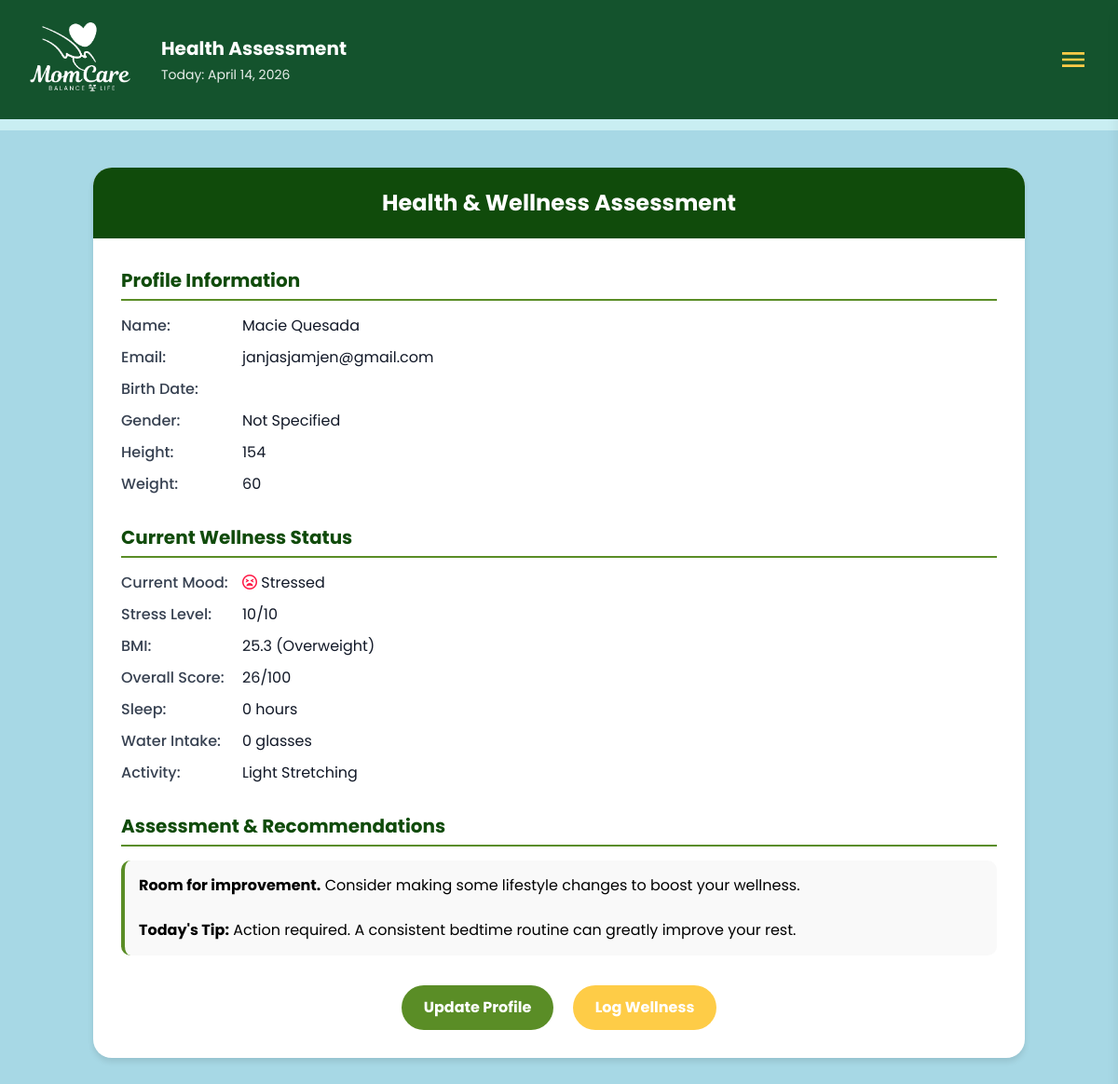
Screenshot of /assessment (signed in) with the database file from the repository.
### tables this page shows
CREATE TABLE users (
            id INTEGER PRIMARY KEY AUTOINCREMENT,
            first TEXT NOT NULL,
            last TEXT NOT NULL,
            email TEXT NOT NULL UNIQUE,
            birthdate TEXT,
            password_hash TEXT NOT NULL,
            security_question TEXT,
            security_answer TEXT,
            gender TEXT,
            height TEXT,
            weight TEXT,
            profile_picture TEXT
        );

### app.py (the view)
@app.route('/assessment')
def assessment():
    user_email = session.get('user_email')
    if not user_email:
        flash('Please sign in to view your assessment.')
        return redirect(url_for('index'))
    conn = get_db()
    cur = conn.cursor()
    cur.execute('SELECT * FROM users WHERE email = ?', (user_email,))
    user_row = cur.fetchone()
    conn.close()
    if not user_row:
        flash('User not found.')
        return redirect(url_for('dashboard'))
    user = dict(user_row)
    user['first_name'] = user['first']
    user['last_name'] = user['last']
    user['birthdate_display'] = user['birthdate']
    user['gender'] = user.get('gender', 'Not Specified')
    user['height_display'] = user.get('height', 'Not Set')
    user['weight_display'] = user.get('weight', 'Not Set')
    mood_data = get_mood_wellness_data(user_email)
    first = session.get('user_first')
    today = datetime.now().strftime('%B %d, %Y')
    return render_template('assessment.html', user=user, mood_data=mood_data, first=first, today=today)

### app.py (called while the page is built)
def get_db() -> Connection:
    conn = sqlite3.connect(DB_PATH, timeout=30)
    conn.row_factory = sqlite3.Row
    try:
        conn.execute('PRAGMA journal_mode=WAL;')
        conn.execute('PRAGMA synchronous=NORMAL;')
        conn.execute('PRAGMA foreign_keys=ON;')
    except Exception:
        pass
    return conn

### templates/assessment.html (shortened to what this page needs)
<!DOCTYPE html>
<html lang="en">
<head>
    <script src="https://cdn.tailwindcss.com"></script>
    <link rel="stylesheet" href="https://cdnjs.cloudflare.com/ajax/libs/font-awesome/6.0.0-beta3/css/all.min.css">
</head>
<body class="bg-[#a7d8e5] font-['Poppins']">
    {% include 'navbar.html' %}
    <main class="max-w-[1300px] mx-auto p-6 md:p-10">
        <div class="assessment-container mx-auto">
            <div class="assessment-header">Health & Wellness Assessment</div>
            <div class="assessment-content">
                <div class="section">
                    <div class="section-title">Profile Information</div>
                    <div class="detail-row">
                        <label>Name:</label>
                        <div class="value">{{ user.first_name }} {{ user.last_name }}</div>
                    </div>
                    <div class="detail-row">
                        <label>Email:</label>
                        <div class="value">{{ user.email }}</div>
                    </div>
                    <div class="detail-row">
                        <label>Birth Date:</label>
                    </div>
                    <div class="detail-row">
                        <label>Gender:</label>
                        <div class="value">{{ user.gender }}</div>
                    </div>
                    <div class="detail-row">
                        <label>Height:</label>
                        <div class="value">{{ user.height_display }}</div>
                    </div>
                    <div class="detail-row">
                        <label>Weight:</label>
                        <div class="value">{{ user.weight_display }}</div>
                    </div>
                </div>
                <div class="section">
                    <div class="section-title">Current Wellness Status</div>
                    <div class="detail-row">
                        <label>Current Mood:</label>
                        <div class="value">
                            {% if mood_data.mood == 'Happy' %}
                            <i class="far fa-smile text-[#00e676]" title="Happy"></i> Happy
                            {% elif mood_data.mood == 'Neutral' %}
                            <i class="far fa-meh text-[#00b0ff]" title="Neutral"></i> Neutral
                            {% elif mood_data.mood == 'Tired' %}
                            <i class="far fa-frown text-[#ffc400]" title="Tired"></i> Tired
                            {% elif mood_data.mood == 'Stressed' %}
                            <i class="far fa-tired text-[#ff1744]" title="Stressed"></i> Stressed
                            {% else %}
                            <i class="far fa-meh text-[#00b0ff]" title="Neutral"></i> Not Logged
                            {% endif %}
                        </div>
                    </div>
                    <div class="detail-row">
                        <label>Stress Level:</label>
                        <div class="value">{{ mood_data.stress if mood_data else '5' }}/10</div>
                    </div>
                    <div class="detail-row">
                        <label>BMI:</label>
                        <div class="value">{{ mood_data.bmi if mood_data and mood_data.bmi else 'Not Set' }} ({{ mood_data.bmi_category if mood_data and mood_data.bmi_category else 'Not Set' }})</div>
                    </div>
                    <div class="detail-row">
                        <label>Overall Score:</label>
                        <div class="value {% if mood_data and mood_data.overall_wellness_score >= 80 %}score-high{% elif mood_data and mood_data.overall_wellness_score >= 60 %}score-medium{% else %}score-low{% endif %}">
                            {{ mood_data.overall_wellness_score if mood_data and mood_data.overall_wellness_score else 'N/A' }}/100
                        </div>
                    </div>
                    <div class="detail-row">
                        <label>Sleep:</label>
                        <div class="value">{{ mood_data.sleep if mood_data else 'Not logged' }} hours</div>
                    </div>
                    <div class="detail-row">
                        <label>Water Intake:</label>
                        <div class="value">{{ mood_data.water if mood_data else 'Not logged' }} glasses</div>
                    </div>
                    <div class="detail-row">
                        <label>Activity:</label>
                        <div class="value">{{ mood_data.activity if mood_data and mood_data.activity else 'Not logged' }}</div>
                    </div>
                </div>
                <div class="section">
                    <div class="section-title">Assessment & Recommendations</div>
                    <div class="assessment-text">
                        {% if mood_data and mood_data.overall_wellness_score %}
                            {% if mood_data.overall_wellness_score >= 80 %}
                                <strong>Excellent!</strong> You're doing great with your wellness. Keep up the good habits!
                            {% elif mood_data.overall_wellness_score >= 60 %}
                                <strong>Good progress!</strong> You're on the right track. Focus on areas that need improvement.
                            {% else %}
                                <strong>Room for improvement.</strong> Consider making some lifestyle changes to boost your wellness.
                            {% endif %}
                        {% else %}
                            <strong>Start tracking!</strong> Begin logging your mood and wellness metrics to get personalized insights.
                        {% endif %}
                        <br><br>
                        <strong>Today's Tip:</strong> {{ mood_data.wellness_tip if mood_data else 'Take a moment to breathe and assess your day.' }}
                    </div>
                </div>
                <div class="text-center mt-8">
                    <a href="{{ url_for('edit_profile', user_id=user['id']) }}" class="no-underline mr-4">
                        <button class="px-6 py-3 bg-[#5a8d26] text-white rounded-full hover:opacity-90 transition-opacity font-bold border-none cursor-pointer">
                            Update Profile
                        </button>
                    </a>
                    <a href="{{ url_for('mood') }}" class="no-underline">
                        <button class="px-6 py-3 bg-[#fecc47] text-white rounded-full hover:opacity-90 transition-opacity font-bold border-none cursor-pointer">
                            Log Wellness
                        </button>
                    </a>
                </div>
            </div>
        </div>
    </main>
</body>
</html>

### templates/navbar.html (shortened to what this page needs)
<header class="bg-green-900 text-white">
  <div class="max-w-7xl m-auto px-6 py-6">
    <div class="flex items-center justify-between relative">
      {% if request.endpoint == 'profile' %}
      <div class="flex items-center gap-6">
        <img src="{{ url_for('static', filename='images/momcare_logo_white.png') }}" alt="MomCare"
          class="h-20 w-auto" />
        <div>
          <h1 class="text-l lg:text-xl font-bold">My Account</h1>
          <p class="mt-1 text-sm opacity-90">Today: <span id="currentDateDisplay">{{ today or ''
              }}</span></p>
        </div>
      </div>
      {% elif request.endpoint == 'assessment' %}
      <div class="flex items-center gap-6">
        <img src="{{ url_for('static', filename='images/momcare_logo_white.png') }}" alt="MomCare"
          class="h-20 w-auto" />
        <div>
          <h1 class="text-l lg:text-xl font-bold">Health Assessment</h1>
          <p class="mt-1 text-sm opacity-90">Today: <span id="currentDateDisplay">{{ today or ''
              }}</span></p>
        </div>
      </div>
      {% endif %}
      <div class="flex items-center gap-2 md:gap-4">
        <button id="menu-toggle" class="p-3 md:p-2 rounded-md focus:outline-none" aria-label="Open menu"
          aria-expanded="false" aria-controls="menu-list">
          <svg class="h-8 w-8 text-[#ffcc48]" xmlns="http://www.w3.org/2000/svg" fill="currentColor"
            viewBox="0 0 24 24">
            <path d="M3 6h18v2H3zM3 11h18v2H3zM3 16h18v2H3z" />
          </svg>
        </button>
      </div>
    </div>
  </div>
</header>
<div class="h-3 bg-[#c9eef2]"></div>

### templates/assessment.html (style rules this page uses)
.assessment-container { width: 100%; max-width: 1000px; background: white; border-radius: 20px; overflow: hidden; box-shadow: 0 4px 6px rgba(0, 0, 0, 0.1); }
.assessment-header { background: #104b0b; color: white; padding: 20px; text-align: center; font-size: 24px; font-weight: bold; }
.assessment-content { padding: 30px; }
.section { margin-bottom: 30px; }
.section-title { font-size: 20px; font-weight: bold; color: #104b0b; margin-bottom: 15px; border-bottom: 2px solid #5a8d26; padding-bottom: 5px; }
.detail-row { margin-bottom: 10px; display: flex; align-items: center; gap: 10px; }
.detail-row label { font-weight: 500; color: #374151; min-width: 120px; }
.detail-row .value { font-weight: 400; color: #111827; }
.assessment-text { background: #f9f9f9; padding: 15px; border-radius: 10px; border-left: 4px solid #5a8d26; margin-top: 15px; }
.score-low { color: #ff1744; }

### rows the page displays
users: first_name "Macie", last_name "Quesada", email "janjasjamjen@gmail.com", gender "Not Specified", height_display "154", weight_display "60"

### other values shown
{{ mood_data.stress if mood_data else '5' }} "10"
{{ mood_data.bmi if mood_data and mood_data.bmi else 'Not Set' }} "25.3"
{{ mood_data.sleep if mood_data else 'Not logged' }} "0"
{{ mood_data.water if mood_data else 'Not logged' }} "0"
